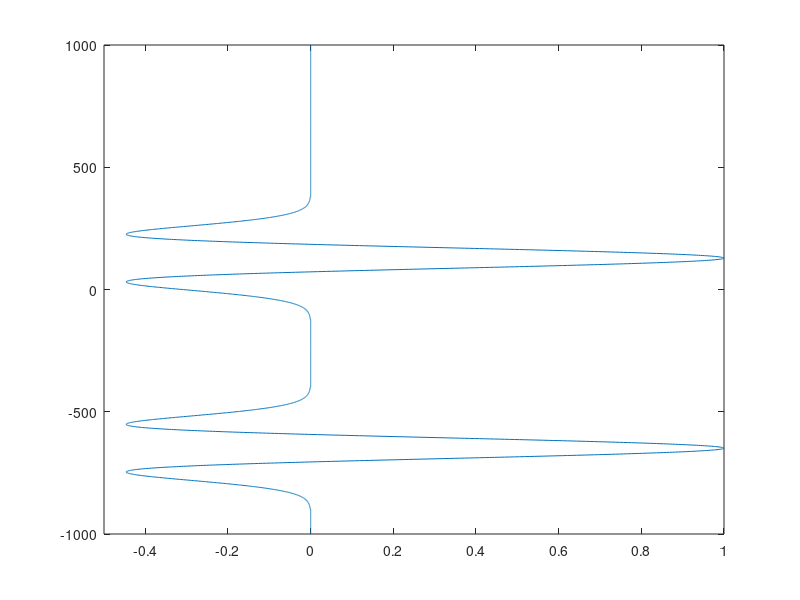

This figure's MATLAB source:
close all
clear all
clc

r=load('ricker2.txt');
% plot(r)

imp=zeros(2001,1);
i1=10; i2=1800;

imp(i1)=1;
imp(i2)=1;
for i=1:50
    if rand<=0.7
        imp=zeros(2001,1);
        i1=200; i2=1800;
        rn1=randi([0 80]);
        rn2=randi([-80 300]);
        i1=i1+rn1;
        i2=i2+rn2;
        imp(i1)=1;
        imp(i2)=1;
    end
[syn1,lag]=xcorr(r,imp);
h=plot(syn1,lag); xlim([-0.5 1])
ht=text(.8,.8,.8,num2str(i));
pause (1)
delete(h)
delete(ht);
end

h=plot(syn1,lag/2);xlim([-0.5 1]);
